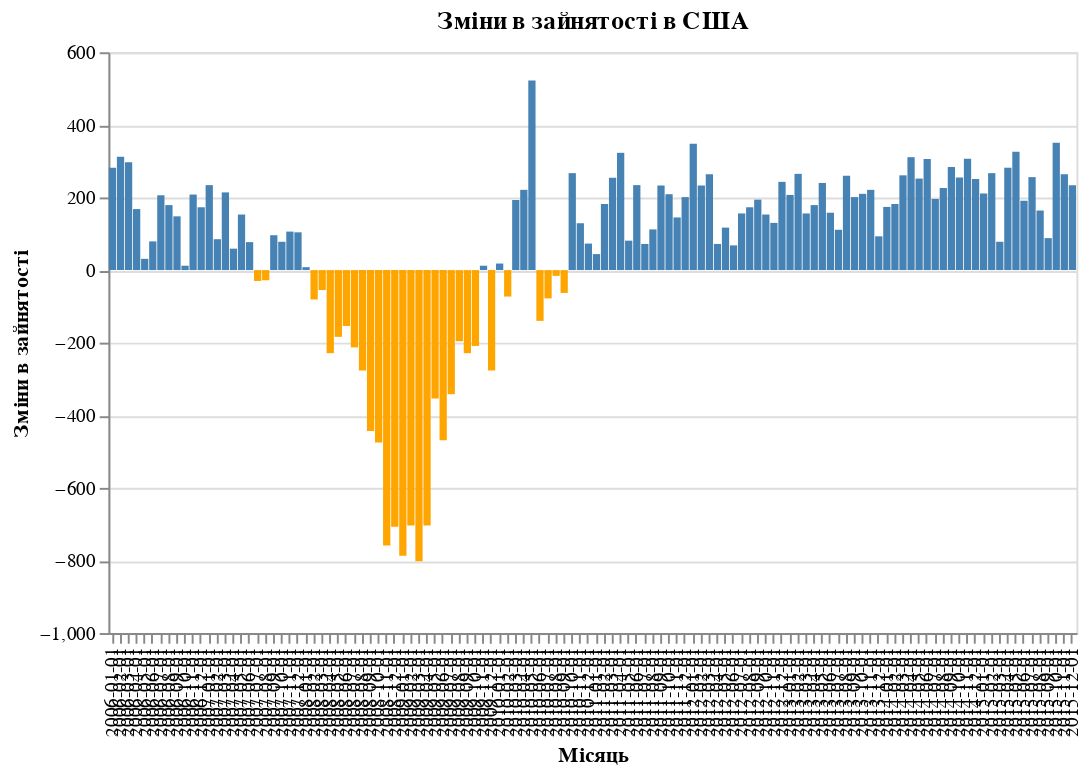

Write notebook code for a chart like this one.
### Markdown cell above
3. Побудуйте гістограму із від'ємними значеннями на основі даних
про зміни в зайнятості в США (data.us_employment()) за допомогою бібліотеки Altair.
Вісь x відповідає місяцям, вісь y відображає зміни в зайнятості (nonfarm_change).
Використовуйте два різних кольори для відображення від'ємних та додатних значень змін в зайнятості.
Встановіть ширину діаграми на 500 пікселів.

### Code cell
employment_data = data.us_employment()

chart = alt.Chart(employment_data).mark_bar().encode(
    x=alt.X('month:N', title='Місяць'),
    y=alt.Y('nonfarm_change:Q', title='Зміни в зайнятості'),
    color=alt.condition(
        alt.datum.nonfarm_change > 0,
        alt.value('steelblue'),
        alt.value('orange')
    )
).properties(
    width=500,
    title='Зміни в зайнятості в США'
)

chart
